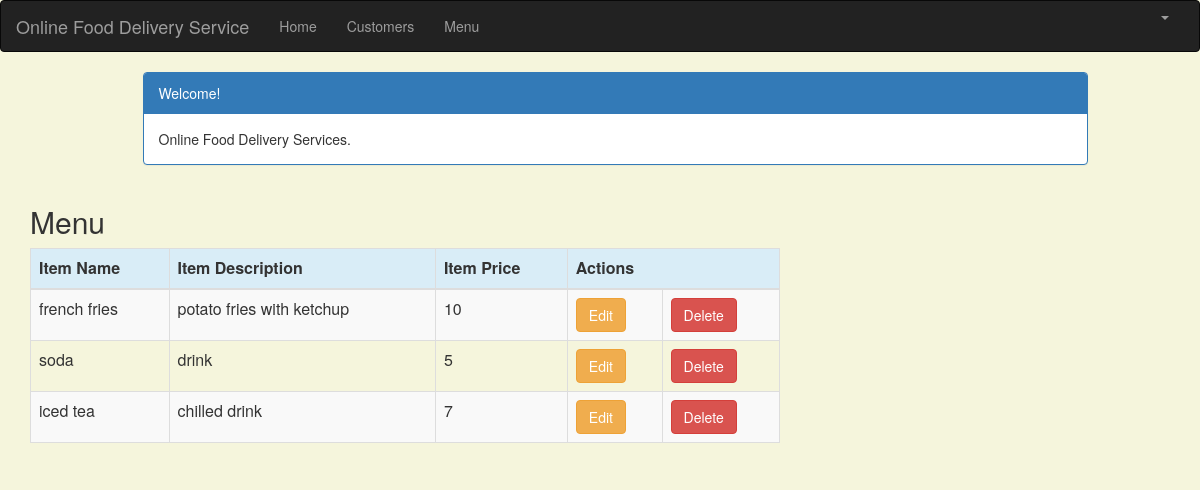
The app's page /item_list (signed in) with its own data.
### users/models.py (models this page shows, shortened)
class Item(models.Model):
    item_name = models.CharField(blank=False, max_length=50)
    item_description = models.CharField(max_length=500)
    item_price = models.CharField(blank=False, max_length=200)
    created_date = models.DateTimeField(
        default=timezone.now)
    updated_date = models.DateTimeField(auto_now_add=True)

### users/views.py (the view)
# urls.py: path('item_list', views.item_list, name='item_list'),
@login_required
def item_list(request):
    item = Item.objects.filter(created_date__lte=timezone.now())
    return render(request, 'users/item_list.html',
                  {'items': item})

### users/templates/users/item_list.html (shortened to what this page needs)
{% extends 'users/base.html' %}
{% block content %}
    <html>
    <head>
        <link rel="stylesheet" href="https://maxcdn.bootstrapcdn.com/bootstrap/3.3.4/css/bootstrap.min.css">
    </head>
    <body>
    <div class="container">
        <div class="row">
            <div class="col-md-10 col-md-offset-1">
                <div class="panel panel-primary">
                    <div class="panel-heading">Welcome!</div>
                    <div class="panel-body">
                        Online Food Delivery Services.
                    </div>
                    </div>
            </div>
        </div>
    </div>
    <div class="row">
        <h2 style="padding-left: 15Px">Menu</h2>
    </div>
    <div>
        <table class="table table-striped table-bordered table-hover">
            <thead>
            <tr class="bg-info">
                <th>Item Name</th>
                <th>Item Description</th>
                <th>Item Price</th>
                <th colspan="3">Actions</th>
            </tr>
            </thead>
            <tbody>
            {% for item in items %}
                <tr>
                    <td>{{ item.item_name }}</td>
                    <td>{{ item.item_description }}</td>
                    <td>{{ item.item_price }}</td>
                    <td><a href="{% url 'users:item_edit' pk=item.pk %}" class="btn btn-warning">Edit</a>
                    <td><a href="{% url 'users:item_delete' pk=item.pk %}"
                           onclick="return confirm('Are you sure you want to delete?')"
                           class="btn btn-danger">Delete</a>
                    </td>
                </tr>
            {% endfor %}
            </tbody>
        </table>
    </div>
    </body>
    </html>
{% endblock %}

### users/templates/users/item_list.html (style rules this page uses)
body { background-color: beige; }

### records on screen
Item: item_name "french fries", item_description "potato fries with ketchup", item_price "10"
Item: item_name "soda", item_description "drink", item_price "5"
Item: item_name "iced tea", item_description "chilled drink", item_price "7"
